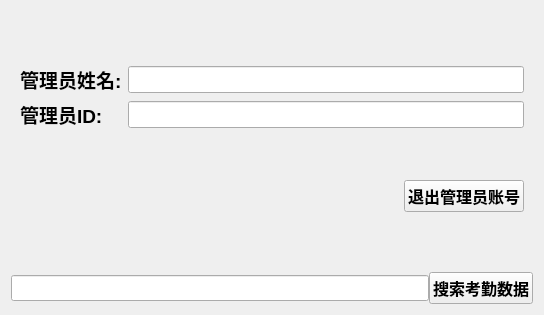
<?xml version="1.0" encoding="UTF-8"?>
<ui version="4.0">
 <class>ShowManagerInfo</class>
 <widget class="QWidget" name="ShowManagerInfo">
  <property name="geometry">
   <rect>
    <x>0</x>
    <y>0</y>
    <width>544</width>
    <height>315</height>
   </rect>
  </property>
  <property name="windowTitle">
   <string>Form</string>
  </property>
  <layout class="QGridLayout" name="gridLayout" rowstretch="3,1">
   <property name="horizontalSpacing">
    <number>9</number>
   </property>
   <item row="0" column="0">
    <widget class="QWidget" name="widget_showManagerInfo_container" native="true">
     <layout class="QVBoxLayout" name="verticalLayout" stretch="2,1">
      <item>
       <layout class="QGridLayout" name="layout_showNamagerInfo">
        <item row="0" column="0">
         <widget class="QLabel" name="label_showManagerName">
          <property name="font">
           <font>
            <family>Microsoft YaHei UI</family>
            <pointsize>14</pointsize>
            <weight>75</weight>
            <bold>true</bold>
           </font>
          </property>
          <property name="text">
           <string>管理员姓名:</string>
          </property>
         </widget>
        </item>
        <item row="1" column="0">
         <widget class="QLabel" name="label_showManagerId">
          <property name="font">
           <font>
            <family>Microsoft YaHei UI</family>
            <pointsize>14</pointsize>
            <weight>75</weight>
            <bold>true</bold>
           </font>
          </property>
          <property name="text">
           <string>管理员ID:</string>
          </property>
         </widget>
        </item>
        <item row="0" column="1">
         <widget class="QLineEdit" name="lineEdit_showManagerName">
          <property name="font">
           <font>
            <family>Microsoft YaHei UI</family>
            <pointsize>12</pointsize>
            <weight>75</weight>
            <bold>true</bold>
           </font>
          </property>
         </widget>
        </item>
        <item row="1" column="1">
         <widget class="QLineEdit" name="lineEdit_showManagerId">
          <property name="font">
           <font>
            <family>Microsoft YaHei UI</family>
            <pointsize>12</pointsize>
            <weight>75</weight>
            <bold>true</bold>
           </font>
          </property>
         </widget>
        </item>
       </layout>
      </item>
      <item>
       <layout class="QHBoxLayout" name="layout_showManagerBtn">
        <item>
         <spacer name="horizontalSpacer">
          <property name="orientation">
           <enum>Qt::Horizontal</enum>
          </property>
          <property name="sizeHint" stdset="0">
           <size>
            <width>40</width>
            <height>20</height>
           </size>
          </property>
         </spacer>
        </item>
        <item>
         <widget class="QPushButton" name="pushButton">
          <property name="font">
           <font>
            <family>Microsoft YaHei UI</family>
            <pointsize>12</pointsize>
            <weight>75</weight>
            <bold>true</bold>
           </font>
          </property>
          <property name="text">
           <string>退出管理员账号</string>
          </property>
         </widget>
        </item>
       </layout>
      </item>
     </layout>
    </widget>
   </item>
   <item row="1" column="0">
    <layout class="QHBoxLayout" name="layout_showStaffDataSerach">
     <item>
      <widget class="QLineEdit" name="lineEdit_getStaffId">
       <property name="font">
        <font>
         <family>Microsoft YaHei UI</family>
         <pointsize>11</pointsize>
         <weight>75</weight>
         <bold>true</bold>
        </font>
       </property>
      </widget>
     </item>
     <item>
      <widget class="QPushButton" name="btn_searchStaffData">
       <property name="font">
        <font>
         <family>Microsoft YaHei UI</family>
         <pointsize>12</pointsize>
         <weight>75</weight>
         <bold>true</bold>
        </font>
       </property>
       <property name="text">
        <string>搜索考勤数据</string>
       </property>
      </widget>
     </item>
    </layout>
   </item>
  </layout>
 </widget>
 <resources/>
 <connections/>
</ui>
